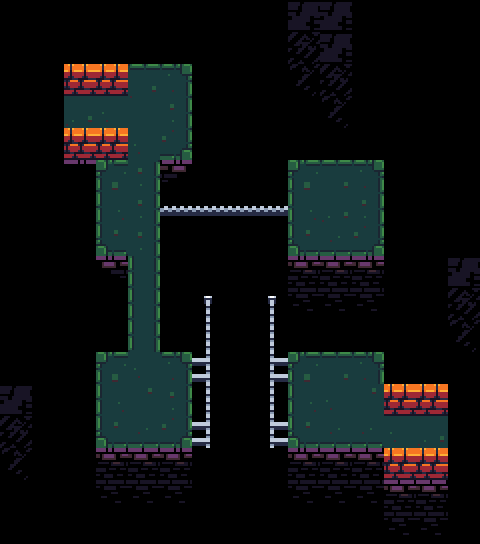

This game map was drawn from its Tiled (.tmx) file and the tilesets committed beside it. A one-line description and the full map source follow:
An orthogonal 15x17 tile map with 32x32 px tiles, 4 tile layers (ground, death, walls, guff), 2 tilesets and 9 objects (4x platform, 2x connection, pressure, block, door).

<map version="1.0" tiledversion="1.1.5" orientation="orthogonal" renderorder="right-down" width="15" height="17" tilewidth="32" tileheight="32" infinite="0" nextobjectid="40">
 <properties>
  <property name="isWind" value="true" />
  <property name="music" value="foreboding" />
  <property name="number" value="30" />
 </properties>
 <tileset firstgid="1" source="brown.tsx" />
 <tileset firstgid="166" source="tower-tileset.tsx" />
 <layer name="ground" width="15" height="17">
  <data encoding="csv">
0,0,0,0,0,0,0,0,0,0,0,0,0,0,0,
0,0,0,0,0,0,0,0,0,0,0,0,0,0,0,
0,0,0,0,45,46,0,0,0,0,0,0,0,0,0,
0,0,27,28,55,56,0,0,0,0,0,0,0,0,0,
0,0,0,0,28,66,0,0,0,0,0,0,0,0,0,
0,0,0,44,56,0,0,0,0,44,45,46,0,0,0,
0,0,0,54,56,0,0,0,0,54,27,56,0,0,0,
0,0,0,64,56,0,0,0,0,64,65,66,0,0,0,
0,0,0,0,47,0,0,0,0,0,0,0,0,0,0,
0,0,0,0,47,0,0,0,0,0,0,0,0,0,0,
0,0,0,0,47,0,0,0,0,0,0,0,0,0,0,
0,0,0,44,28,46,0,0,0,44,45,46,0,0,0,
0,0,0,54,37,56,0,0,0,54,28,37,0,0,0,
0,0,0,64,65,66,0,0,0,64,65,65,28,37,0,
0,0,0,0,0,0,0,0,0,0,0,0,0,0,0,
0,0,0,0,0,0,0,0,0,0,0,0,0,0,0,
0,0,0,0,0,0,0,0,0,0,0,0,0,0,0
</data>
 </layer>
 <layer name="death" width="15" height="17">
  <data encoding="csv">
0,0,0,0,0,0,0,0,0,0,0,0,0,0,0,
0,0,0,4,4,4,4,0,0,0,0,0,0,0,0,
0,0,0,0,0,0,4,0,0,0,0,0,0,0,0,
0,0,0,0,0,0,4,0,0,0,0,0,0,0,0,
0,0,0,0,0,0,4,0,4,4,4,4,4,0,0,
0,0,0,0,0,80,4,0,4,0,0,0,4,0,0,
0,0,4,0,0,4,4,0,4,0,0,0,4,0,0,
0,0,4,0,0,4,4,0,4,0,0,0,4,0,0,
0,0,4,78,0,4,4,4,4,98,79,100,4,0,0,
0,0,0,4,0,4,4,4,4,89,89,89,4,0,0,
0,0,4,4,0,4,4,4,4,4,4,4,4,0,0,
0,0,4,0,0,0,4,4,4,0,0,0,4,0,0,
0,0,4,0,0,0,4,4,4,0,0,0,0,0,0,
0,0,4,0,0,0,4,4,4,0,0,0,0,0,0,
0,0,4,98,79,100,4,4,4,98,79,79,4,4,0,
0,0,0,89,89,89,0,0,0,89,89,89,79,79,0,
0,0,0,0,0,0,0,0,0,0,0,0,89,89,0
</data>
 </layer>
 <layer name="walls" width="15" height="17">
  <data encoding="csv">
0,0,0,0,0,0,0,0,0,0,0,0,0,0,0,
0,0,0,0,0,0,0,0,0,0,0,0,0,0,0,
0,0,12,12,0,0,0,0,0,0,0,0,0,0,0,
0,0,27,0,0,0,0,0,0,0,0,0,0,0,0,
0,0,12,12,0,0,0,0,0,0,0,0,0,0,0,
0,0,76,0,0,0,0,0,0,0,0,0,0,0,0,
0,0,0,0,0,0,0,0,0,0,0,0,0,0,0,
0,0,0,0,0,0,0,0,0,0,0,0,0,0,0,
0,0,0,0,0,0,0,0,0,0,0,0,0,0,0,
0,0,0,0,0,0,0,0,0,0,0,0,0,0,0,
0,0,0,0,0,0,0,0,0,0,0,0,0,0,0,
0,0,0,0,0,0,0,0,0,0,0,0,0,0,0,
0,0,0,0,0,0,0,0,0,0,0,0,12,12,0,
0,0,0,0,0,0,0,0,0,0,0,0,0,27,0,
0,0,0,0,0,0,0,0,0,0,0,0,12,12,0,
0,0,0,0,0,0,0,0,0,0,0,0,0,0,0,
0,0,0,0,0,0,0,0,0,0,0,0,0,0,0
</data>
 </layer>
 <layer name="guff" width="15" height="17">
  <data encoding="csv">
0,0,0,0,0,0,0,0,0,256,256,0,0,0,0,
0,0,0,0,0,0,0,0,0,257,256,0,0,0,0,
0,0,0,0,0,0,0,0,0,258,257,0,0,0,0,
0,0,0,0,0,0,0,0,0,0,258,0,0,0,0,
0,0,0,0,0,0,0,0,0,0,0,0,0,0,0,
0,0,0,0,0,0,0,0,0,0,0,0,0,0,0,
0,0,0,0,0,235,235,235,235,0,0,0,0,0,0,
0,0,0,0,0,0,0,0,0,0,0,0,0,0,0,
0,0,0,0,0,0,0,0,0,0,0,0,0,0,256,
0,0,0,0,0,0,215,0,215,0,0,0,0,0,257,
0,0,0,0,0,0,225,0,225,0,0,0,0,0,258,
0,0,0,0,0,0,204,0,194,0,0,0,0,0,0,
256,0,0,0,0,0,225,0,225,0,0,0,0,0,0,
257,0,0,0,0,0,204,0,194,0,0,0,0,0,0,
258,0,0,0,0,0,0,0,0,0,0,0,0,0,0,
0,0,0,0,0,0,0,0,0,0,0,0,0,0,0,
0,0,0,0,0,0,0,0,0,0,0,0,0,0,0
</data>
 </layer>
 <objectgroup name="objects">
  <object id="9" name="65" type="connection" x="96" y="96" width="32" height="32">
   <properties>
    <property name="dir" value="right" />
    <property name="to" value="60" />
   </properties>
  </object>
  <object id="10" name="66" type="connection" x="384" y="416" width="32" height="32">
   <properties>
    <property name="dir" value="left" />
    <property name="to" value="67" />
   </properties>
  </object>
  <object id="33" type="pressure" x="320" y="224" width="32" height="32">
   <properties>
    <property name="switch" value="a" />
   </properties>
  </object>
  <object id="34" type="block" x="288" y="224" width="32" height="32" />
  <object id="35" type="platform" x="192" y="288" width="32" height="32">
   <properties>
    <property name="isActive" value="false" />
    <property name="movey" value="-4" />
    <property name="switch" value="a" />
   </properties>
  </object>
  <object id="36" type="platform" x="224" y="288" width="32" height="32">
   <properties>
    <property name="isActive" value="false" />
    <property name="movey" value="-4" />
    <property name="switch" value="a" />
   </properties>
  </object>
  <object id="37" type="platform" x="256" y="288" width="32" height="32">
   <properties>
    <property name="isActive" value="false" />
    <property name="movey" value="-4" />
    <property name="switch" value="a" />
   </properties>
  </object>
  <object id="38" type="platform" x="160" y="192" width="32" height="32">
   <properties>
    <property name="movex" value="3" />
   </properties>
  </object>
  <object id="39" type="door" x="128" y="288" width="32" height="32">
   <properties>
    <property name="across" value="true" />
    <property name="switch" value="a" />
   </properties>
  </object>
 </objectgroup>
</map>
